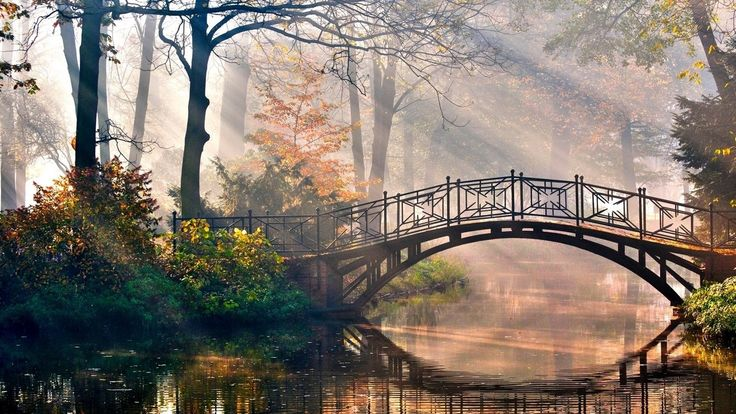
#> input picture image1.jpg, 736 x 414 px
$ python 6_rotation.py
#> lines starting #> are read from the running program, lines starting #| are printed output that depends on the picture
import cv2

img=cv2.imread("image1.jpg")
#> img is the input picture: shape (414, 736, 3); mean B, G, R 110.4, 120.4, 132

rows,cols=img.shape[:2]
#> rows = 414; cols = 736

M=cv2.getRotationMatrix2D((cols/2,rows/2),45,1)

rotate=cv2.warpAffine(img,M,(cols,rows))
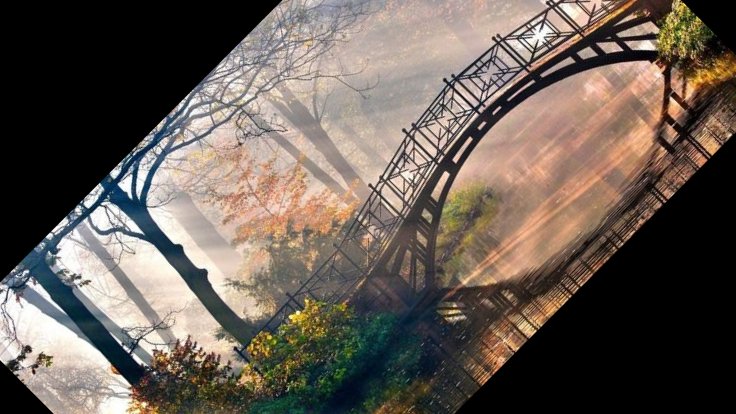
#> rotate: shape (414, 736, 3); mean B, G, R 85.2, 93.7, 104

cv2.imshow("Original",img)
cv2.imshow("Rotated",rotate)

cv2.waitKey(0)
cv2.destroyAllWindows()
